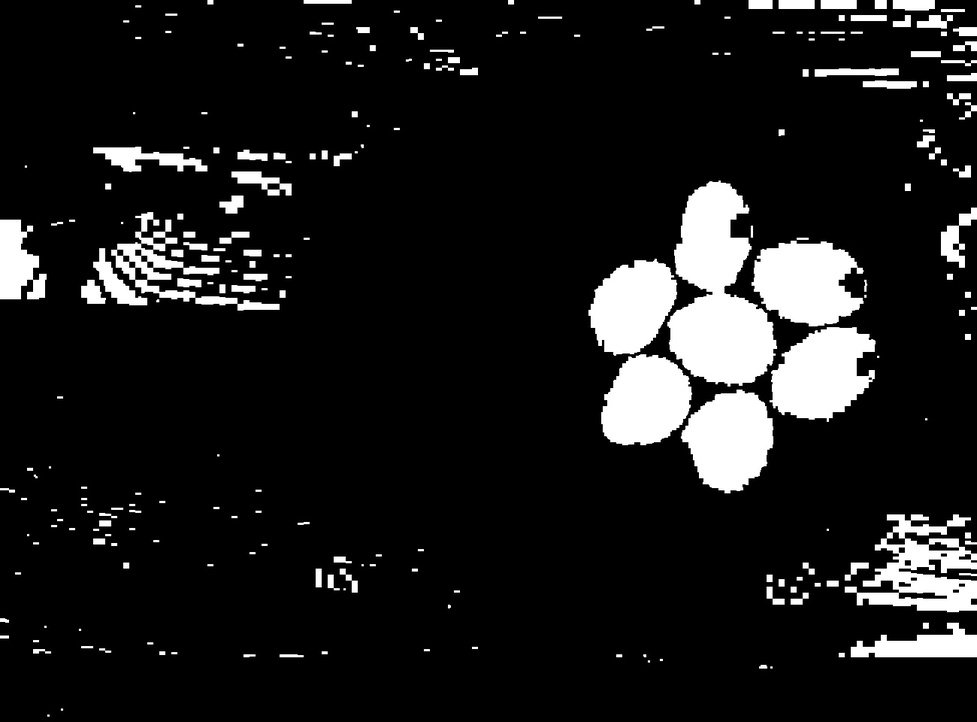
#> input picture Binaryegg1.jpg, 977 x 722 px, shrunk from 1300 x 960 before the run
$ python sh_og.py   (Python 2 division)   (older library calls are emulated)
#> lines starting #> are read from the running program, lines starting #| are printed output that depends on the picture; after the words box and inside, x2 and y2 are one past the last pixel; in counts of white or black regions, pixels touching at a corner belong together
import cv2
import numpy as np

## Reads the image and finds the contours
img = cv2.imread('Binaryegg1.jpg', 1)
#> img is the input picture: shape (722, 977, 3); min 0, max 255, mean 27.8


imgray = cv2.cvtColor(img,cv2.COLOR_BGR2GRAY)
ret, thresh = cv2.threshold(imgray, 127, 255,0)
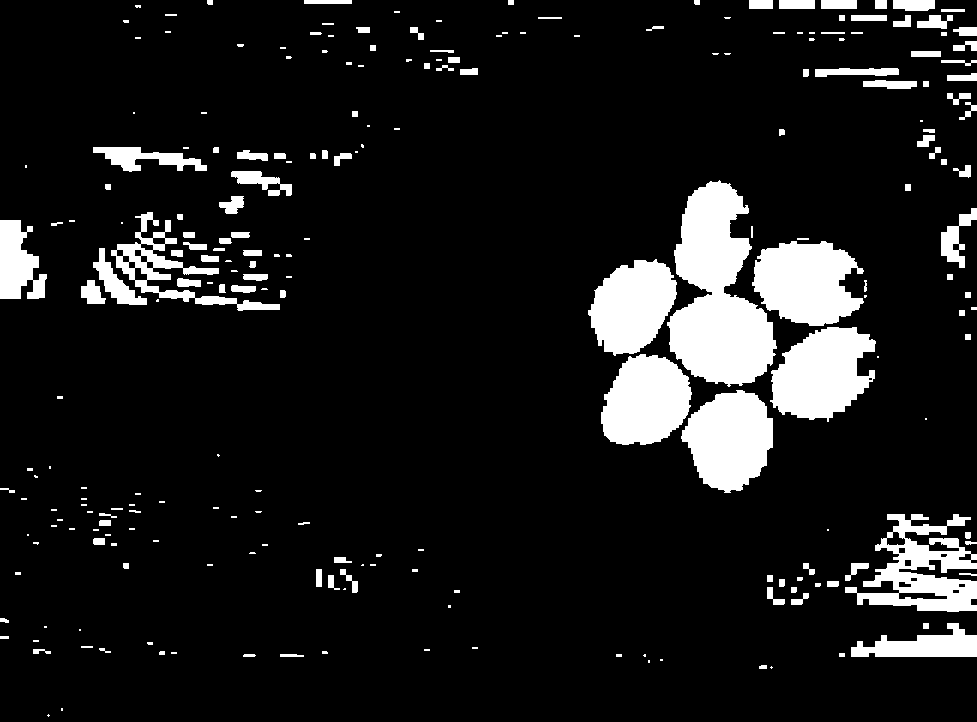
#> thresh: shape (722, 977); 10.9% white; 239 white regions (107 under 20 px)
image, contours, hierarchy = cv2.findContours(thresh,cv2.RETR_TREE,cv2.CHAIN_APPROX_SIMPLE)
#> contours = 260 contours, 132 with area under 20; largest, box (x1, y1, x2, y2) and area: (667, 180, 777, 387) 13254, (770, 327, 876, 422) 6694, (752, 241, 864, 326) 6685, (681, 390, 773, 493) 6552, (845, 514, 977, 612) 6132

## Draws thw contours on the screen
cnt = contours[0]
#> cnt = [[48, 714], [47, 715], [48, 716], [49, 715]]
cv2.drawContours(img,[cnt],0,(0,255,0),3)
#> img: shape (722, 977, 3); under 0.01% of pixels changed, all inside (x1, y1, x2, y2) = (45, 712, 52, 719)
print cnt
#| [[[ 48 714]]
#|  [[ 47 715]]
#|  [[ 48 716]]
#|  [[ 49 715]]]
## Finds the longest distance of the contour shape
rows,cols = img.shape[:2]
#> rows = 722; cols = 977
[vx,vy,x,y] = cv2.fitLine(cnt, cv2.DIST_L2,0,0.01,0.01)
#> vx = [1]; vy = [0]; x = [48]; y = [715]
lefty = int((-x*vy/vx) + y)
#> lefty = 715
righty = int(((cols-x)*vy/vx)+y)
#> righty = 715
img = cv2.line(img,(cols-1,righty),(0,lefty),(0,255,0),2)
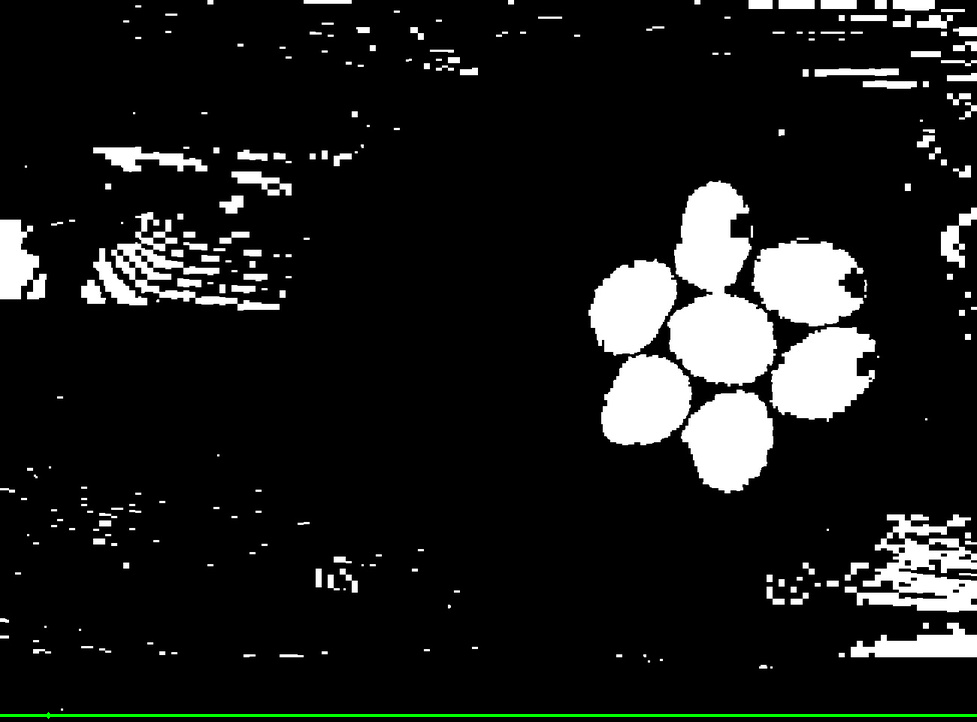
#> img: shape (722, 977, 3); mean B, G, R 27.8, 28.9, 27.8


cv2.imshow('image', img)


cv2.waitKey(0)
cv2.destroyAllWindows()
